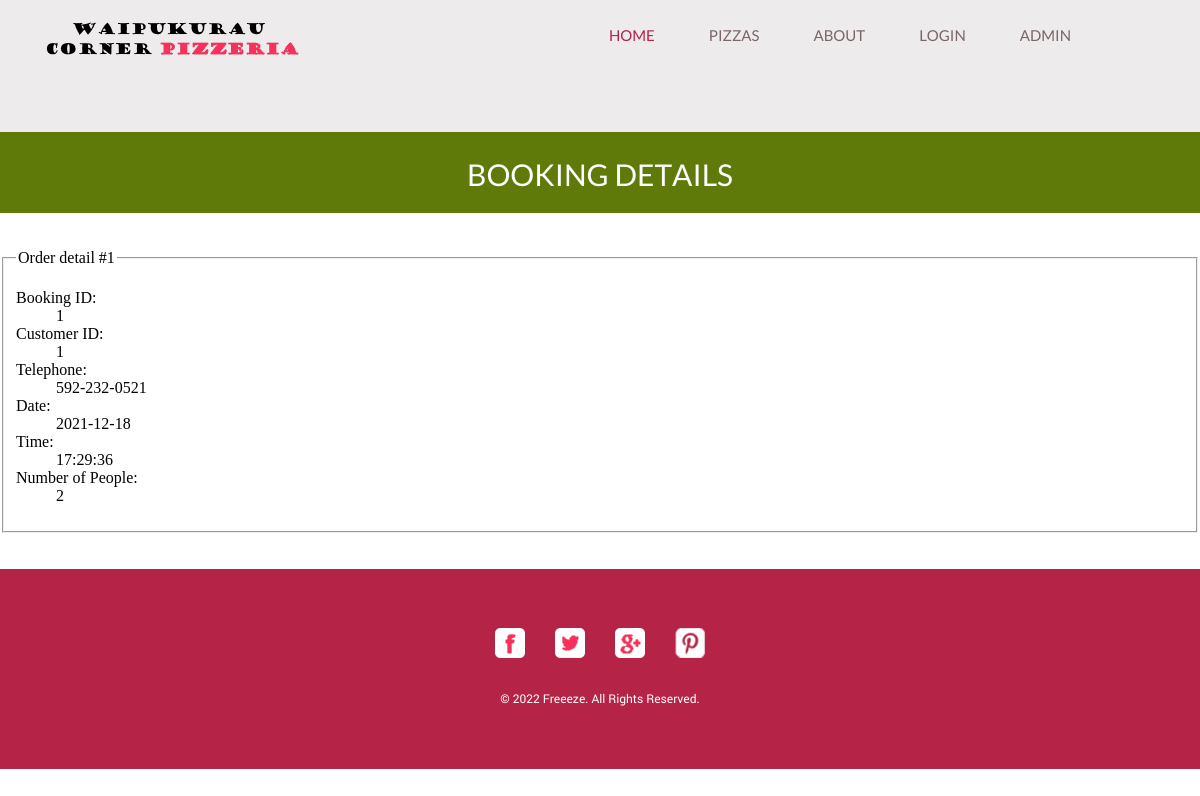
/viewbooking.php?id=1, run on the app's committed database.
### tables this page shows
CREATE TABLE IF NOT EXISTS booking (
  bookingID int unsigned NOT NULL auto_increment,
  customerID int unsigned NOT NULL,
  telephone varchar(14) NOT NULL,
  bookingdate date,
  bookingtime time,
  people int default 1,
  PRIMARY KEY (bookingID)
) AUTO_INCREMENT=1;

### viewbooking.php (the view, shortened to what this page needs)
<?php
include "header.php";
include "menu.php";
$DBC = mysqli_connect("127.0.0.1", DBUSER, DBPASSWORD, DBDATABASE);
?>
<div id="body" class="contact">
    <div class="header">
        <div>
            <h1>Booking Details</h1>
        </div>
    </div>
</div>
<br><br>
<?php
$id = $_GET['id'];
$query = 'SELECT * FROM booking WHERE bookingID =' . $id;
$result = mysqli_query($DBC, $query);
$rowcount = mysqli_num_rows($result);
if ($rowcount > 0) {
    echo "<fieldset><legend>Order detail #$id</legend><dl>";
    $row = mysqli_fetch_assoc($result);
    echo "<dt>Booking ID:</dt><dd>" . $row['bookingID'] . "</dd>" . PHP_EOL;
    echo "<dt>Customer ID:</dt><dd>" . $row['customerID'] . "</dd>" . PHP_EOL;
    echo "<dt>Telephone:</dt><dd>" . $row['telephone'] . "</dd>" . PHP_EOL;
    echo "<dt>Date:</dt><dd>" . $row['bookingdate'] . "</dd>" . PHP_EOL;
    echo "<dt>Time:</dt><dd>" . $row['bookingtime'] . "</dd>" . PHP_EOL;
    echo "<dt>Number of People:</dt><dd>" . $row['people'] . "</dd>" . PHP_EOL;
    echo '</dl></fieldset>' . PHP_EOL;
} else echo "<h2>No Booking matching this ID found!</h2>";
?>
<br><br>
<?php
include "footer.php";
?>

### css/style.css (style rules this page uses)
body { margin: 0; padding: 0; position: relative; width: auto; }
#body { margin: 0; overflow: hidden; padding: 0; position: relative; width: 100%; }
#body div.header { background-color: #5F7A08; margin: 0 auto; max-width: none; overflow: hidden; padding: 0; }
#body div.header div { margin: 0 auto; max-width: 960px; padding: 0; }
#body div.header div h1 { color: #FFFFFF; font-family: lato-regular-webfont; font-size: 30px; font-weight: normal; line-height: 30px; margin: 0; padding: 28px 0 23px; text-align: center; text-transform: uppercase; }
#body div { margin: 0 auto; max-width: 960px; padding: 7px 0 57px; }

### data on the page
booking: bookingID "1", customerID "1", telephone "592-232-0521", bookingdate "2021-12-18", bookingtime "17:29:36", people "2"

### other printed values
$id "1"
